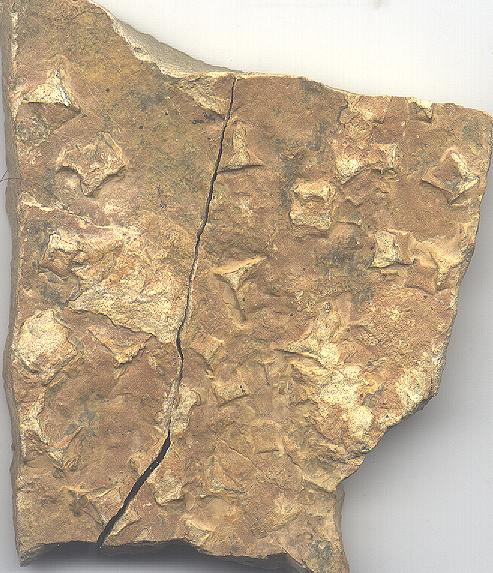
#> input picture lf2.bmp, 493 x 573 px
$ python -i image_processor.py   (imports and definitions only)
#> lines starting #> are read from the running program, lines starting #| are printed output that depends on the picture
#> further down, picture is the input picture: shape (573, 493, 3); mean B, G, R 138.9, 165.9, 186.9
"""ImageProcessor — image preprocessing operations. Stateless, all static methods."""

import cv2
import numpy as np


class ImageProcessor:
    @staticmethod
    def auto_levels(image: np.ndarray) -> np.ndarray:
        """Apply CLAHE to L channel of LAB for automatic contrast enhancement."""
        lab = cv2.cvtColor(image, cv2.COLOR_BGR2LAB)
#> lab: shape (573, 493, 3); mean of channels 0, 1, 2 176, 132, 144.9
        l, a, b = cv2.split(lab)
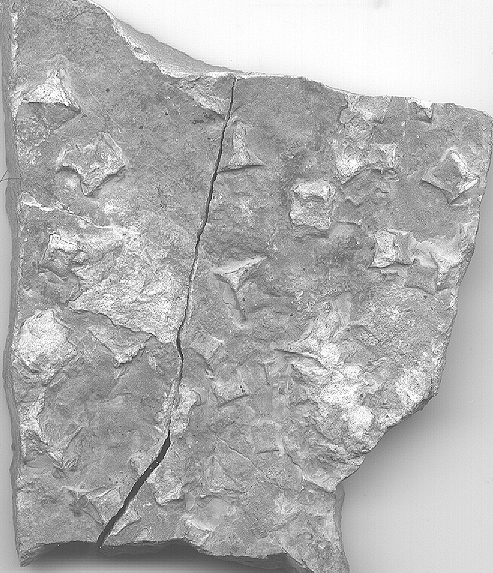
#> l: shape (573, 493); min 3, max 255, mean 176
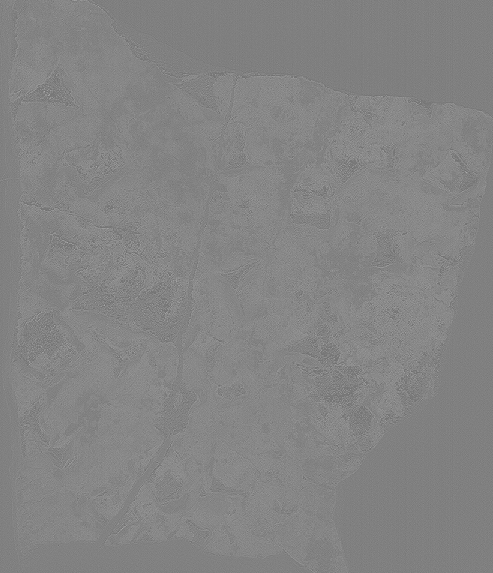
#> a: shape (573, 493); min 104, max 176, mean 132
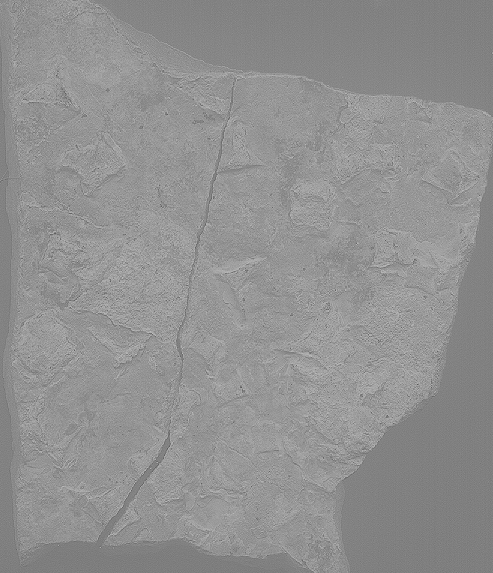
#> b: shape (573, 493); min 84, max 193, mean 144.9
        clahe = cv2.createCLAHE(clipLimit=2.0, tileGridSize=(8, 8))
        l = clahe.apply(l)
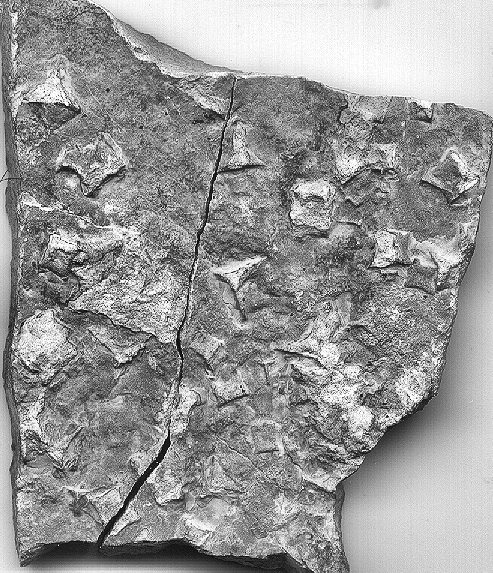
#> l: shape (573, 493); min 1, max 255, mean 152
        lab = cv2.merge([l, a, b])
#> lab: shape (573, 493, 3); mean of channels 0, 1, 2 152, 132, 144.9
        return cv2.cvtColor(lab, cv2.COLOR_LAB2BGR)
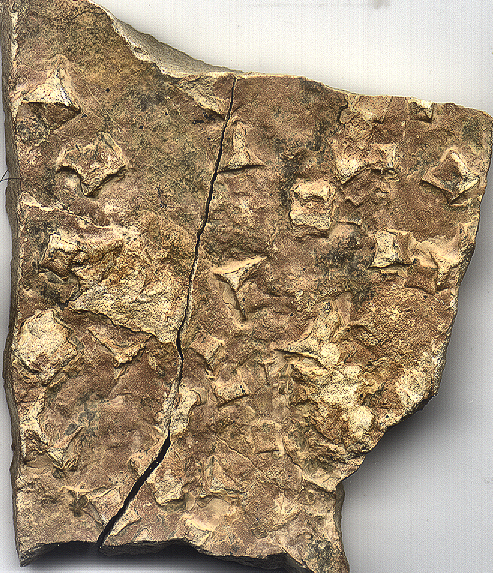
#> returned value: shape (573, 493, 3); mean B, G, R 116.3, 142.8, 162.3

    @staticmethod
    def to_grayscale(image: np.ndarray) -> np.ndarray:
        return cv2.cvtColor(image, cv2.COLOR_BGR2GRAY)

    # [39 lines left out: functions gaussian_blur, sharpen, canny_edges, adjust_brightness_contrast, rotate, not called in this run]

    @staticmethod
    def flip_horizontal(image: np.ndarray) -> np.ndarray:
        return cv2.flip(image, 1)

    @staticmethod
    def flip_vertical(image: np.ndarray) -> np.ndarray:
        return cv2.flip(image, 0)

    # [34 lines left out: functions detect_orientation, auto_rotate, not called in this run]

>>> import cv2
>>> picture = cv2.imread('../../lf2.bmp')
>>> result = ImageProcessor().auto_levels(picture)
